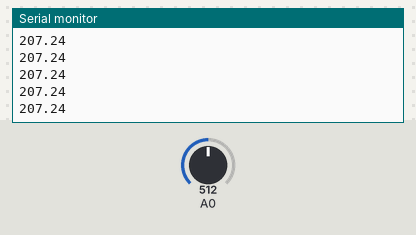
Bench run of a sketch on a simulated Arduino Uno, built with avr-gcc and run on an emulated ATmega328P. Parts: the last lines printed to the serial monitor. Inputs (shaded band) come from the test bench; at power-on: A0 = 512.

Above: at 1.2 s.
1.3 s: A0 set to 716
At 1.31 s:
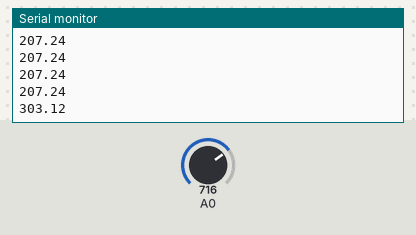
2.8 s: A0 set to 900
At 2.82 s:
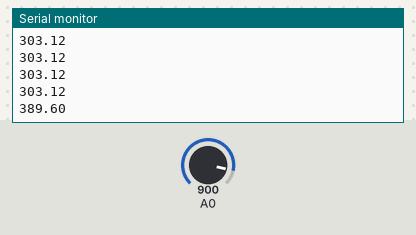
Timing chart, 0 to 5.8 s (numbered marks = the images above; inputs shaded):
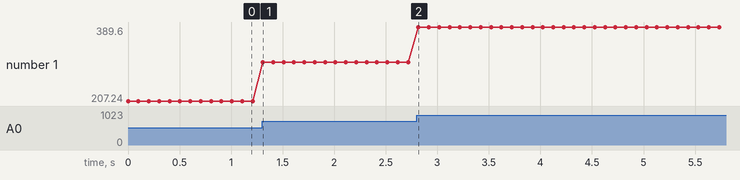

Measured:
- after the input at 1.3 s, the serial monitor: prints a new line at once (image 1)
- after the input at 2.8 s, the serial monitor: prints a new line at once (image 2)
- plotted number 1: 207.24 → 303.12 after the input at 1.3 s, 303.12 → 389.6 after the input at 2.8 s

The sketch:

M15s_sample.ino
```cpp
void setup()
{
  Serial.begin(9600);//Set Baud Rate to 9600 bps
}

void loop()
{
  uint16_t val;
  double dat;
  val = analogRead(A0); //Connect Analog pin to A0
  dat = (double) val * 0.47 - 33.4;
  // Serial.print("Position:"); //Display the position on Serial monitor
  Serial.println(dat);
  // Serial.println("Degree");
  delay(100);
}
```
